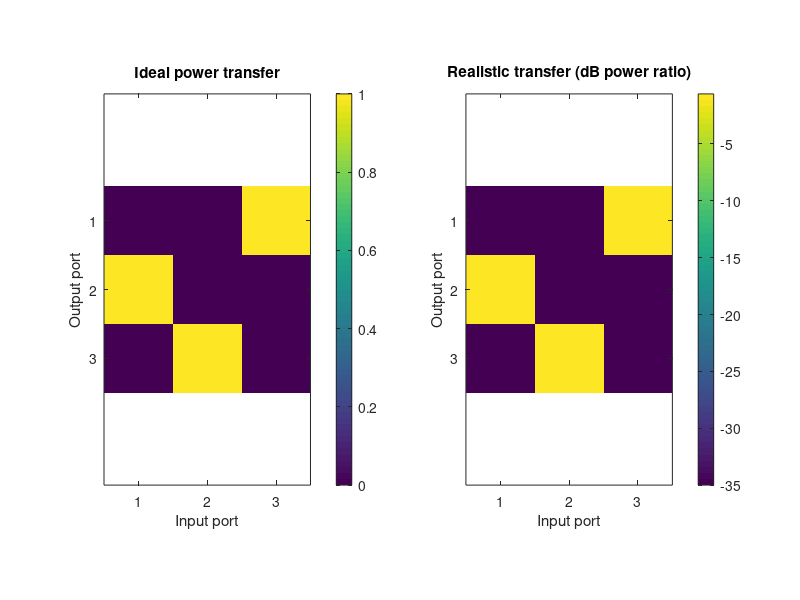
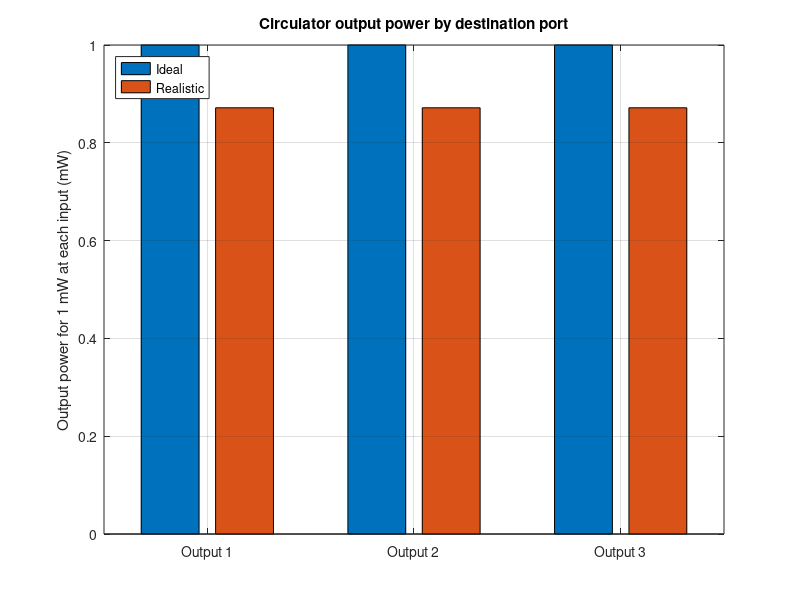
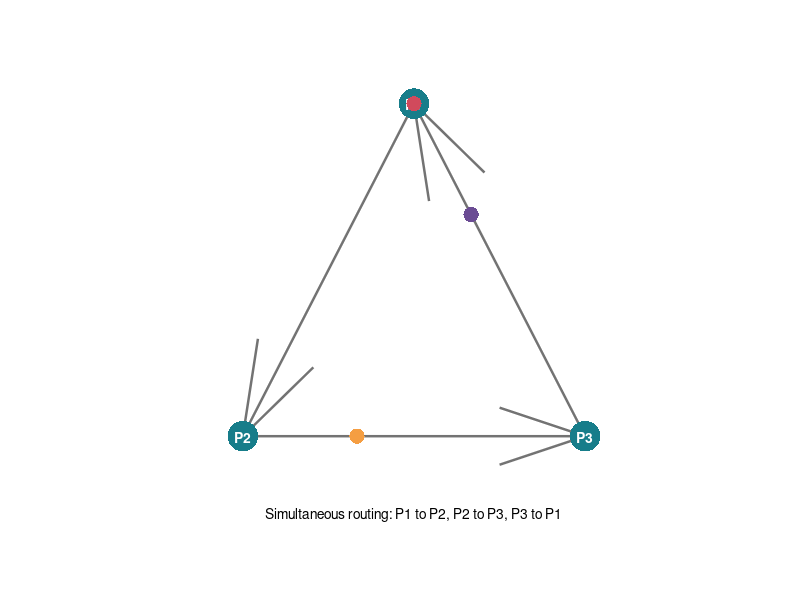

MATLAB code to generate these figures, in order: (Note: this script raises an error after producing the figures.)
% Three-port ideal and lossy optical circulator models.
% Transfer-matrix convention: rows are output ports, columns are input ports.

circulatorScriptDir = fileparts(mfilename('fullpath'));
circulatorMatlabDir = fileparts(circulatorScriptDir);
circulatorProjectDir = fileparts(circulatorMatlabDir);
circulatorGraphDir = fullfile(circulatorProjectDir, 'Results', 'Graphs');
if ~exist(circulatorGraphDir, 'dir')
    mkdir(circulatorGraphDir);
end

circulatorIdealPower = zeros(3, 3);
circulatorIdealPower(2, 1) = 1; % 1 -> 2
circulatorIdealPower(3, 2) = 1; % 2 -> 3
circulatorIdealPower(1, 3) = 1; % 3 -> 1

% Assumed realistic values: 0.6 dB insertion loss on the routed path and
% -35 dB power coupling to each unintended output. Entries are power ratios.
circulatorInsertionLoss_dB = 0.6;
circulatorCrosstalk_dB = 35;
circulatorRoutedPower = 10^(-circulatorInsertionLoss_dB / 10);
circulatorCrosstalkPower = 10^(-circulatorCrosstalk_dB / 10);
circulatorRealisticPower = circulatorCrosstalkPower * ones(3, 3);
circulatorRealisticPower(2, 1) = circulatorRoutedPower;
circulatorRealisticPower(3, 2) = circulatorRoutedPower;
circulatorRealisticPower(1, 3) = circulatorRoutedPower;

fprintf('Circulator power transfer matrices (rows=output, columns=input)\n');
fprintf('Ideal routing:\n');
disp(circulatorIdealPower);
fprintf('Realistic routing (IL %.1f dB, unintended paths -%.1f dB):\n', ...
    circulatorInsertionLoss_dB, circulatorCrosstalk_dB);
disp(circulatorRealisticPower);

figure('Name', 'Circulator transfer matrices');
subplot(1, 2, 1);
imagesc(circulatorIdealPower);
axis equal tight;
set(gca, 'XTick', 1:3, 'YTick', 1:3);
xlabel('Input port');
ylabel('Output port');
title('Ideal power transfer');
colorbar;
caxis([0, 1]);
subplot(1, 2, 2);
imagesc(10 * log10(circulatorRealisticPower));
axis equal tight;
set(gca, 'XTick', 1:3, 'YTick', 1:3);
xlabel('Input port');
ylabel('Output port');
title('Realistic transfer (dB power ratio)');
colorbar;
saveas(gcf, fullfile(circulatorGraphDir, 'circulator_transfer.png'));

% Show the three output powers for 1 mW launched separately at each port.
circulatorInputPower_mW = 1;
circulatorOutputIdeal_mW = circulatorIdealPower * ...
    (circulatorInputPower_mW * ones(3, 1));
circulatorOutputRealistic_mW = circulatorRealisticPower * ...
    (circulatorInputPower_mW * ones(3, 1));
figure('Name', 'Circulator output powers');
bar([circulatorOutputIdeal_mW, circulatorOutputRealistic_mW]);
grid on;
set(gca, 'XTick', 1:3, 'XTickLabel', {'Output 1', 'Output 2', 'Output 3'});
ylabel('Output power for 1 mW at each input (mW)');
title('Circulator output power by destination port');
legend('Ideal', 'Realistic', 'Location', 'northwest');
saveas(gcf, fullfile(circulatorGraphDir, 'circulator_output_power.png'));

circulatorAnimationDir = fullfile(circulatorProjectDir, 'Results', 'Animations');
if ~exist(circulatorAnimationDir, 'dir')
    mkdir(circulatorAnimationDir);
end
circulatorGifPath = fullfile(circulatorAnimationDir, 'circulator_routing_matlab.gif');
circulatorAnimationFigure = figure('Name', 'Circulator routing animation');
circulatorPositions = [0.5, 0.88; 0.15, 0.2; 0.85, 0.2];
circulatorColors = [0.82, 0.29, 0.36; 0.96, 0.62, 0.26; 0.42, 0.30, 0.58];
for circulatorFrame = 1:60
    clf(circulatorAnimationFigure);
    hold on;
    for circulatorInputPort = 1:3
        circulatorOutputPort = mod(circulatorInputPort, 3) + 1;
        circulatorStart = circulatorPositions(circulatorInputPort, :);
        circulatorEnd = circulatorPositions(circulatorOutputPort, :);
        quiver(circulatorStart(1), circulatorStart(2), ...
            circulatorEnd(1) - circulatorStart(1), ...
            circulatorEnd(2) - circulatorStart(2), 0, ...
            'Color', [0.45, 0.45, 0.45], 'LineWidth', 1.8, 'MaxHeadSize', 0.15);
    end
    for circulatorPort = 1:3
        plot(circulatorPositions(circulatorPort, 1), ...
            circulatorPositions(circulatorPort, 2), 'o', ...
            'MarkerFaceColor', [0.09, 0.49, 0.54], ...
            'MarkerEdgeColor', 'none', 'MarkerSize', 22);
        text(circulatorPositions(circulatorPort, 1), ...
            circulatorPositions(circulatorPort, 2), ...
            sprintf('P%d', circulatorPort), 'Color', 'white', ...
            'FontWeight', 'bold', 'HorizontalAlignment', 'center');
        circulatorOutputPort = mod(circulatorPort, 3) + 1;
        circulatorProgress = mod((circulatorFrame - 1) / 60 + ...
            (circulatorPort - 1) / 3, 1);
        circulatorPoint = (1 - circulatorProgress) * ...
            circulatorPositions(circulatorPort, :) + ...
            circulatorProgress * circulatorPositions(circulatorOutputPort, :);
        plot(circulatorPoint(1), circulatorPoint(2), 'o', ...
            'MarkerFaceColor', circulatorColors(circulatorPort, :), ...
            'MarkerEdgeColor', 'none', 'MarkerSize', 11);
    end
    text(0.5, 0.04, 'Simultaneous routing: P1 to P2, P2 to P3, P3 to P1', ...
        'HorizontalAlignment', 'center');
    axis([0, 1, 0, 1]);
    axis equal;
    axis off;
    drawnow;
    circulatorFrameData = getframe(circulatorAnimationFigure);
    [circulatorIndexed, circulatorMap] = rgb2ind(circulatorFrameData.cdata, 256);
    if circulatorFrame == 1
        imwrite(circulatorIndexed, circulatorMap, circulatorGifPath, 'gif', ...
            'LoopCount', inf, 'DelayTime', 0.05);
    else
        imwrite(circulatorIndexed, circulatorMap, circulatorGifPath, 'gif', ...
            'WriteMode', 'append', 'DelayTime', 0.05);
    end
end
close(circulatorAnimationFigure);
